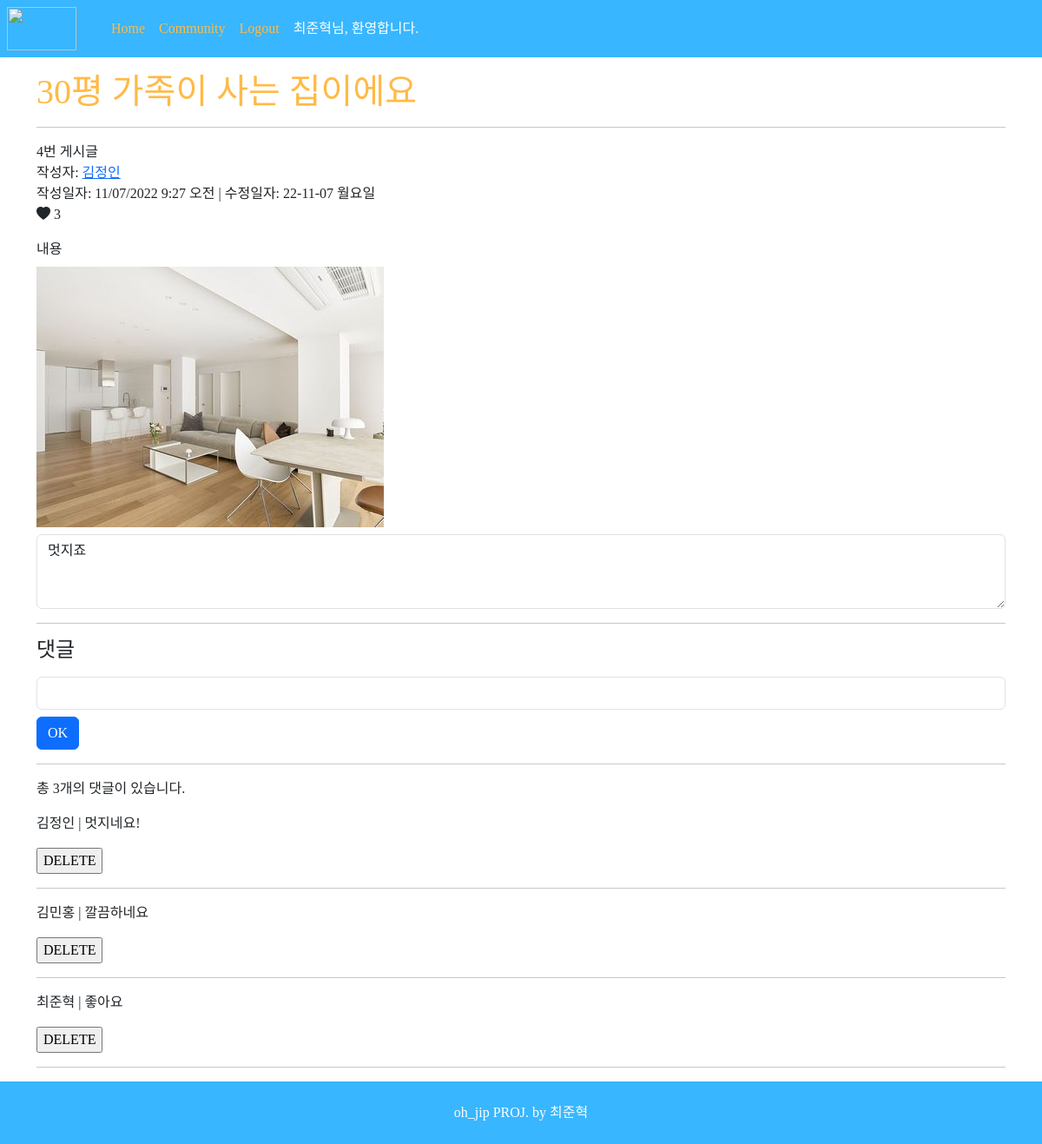
The app's page /detail/4 (signed in) with its own data.
### accounts/models.py (models this page shows, shortened)
class User(AbstractUser):
    followings = models.ManyToManyField('self', symmetrical=False, related_name='followers')

### reviews/models.py (models this page shows)
class Review(models.Model):
    title = models.CharField(max_length=20)
    content = models.TextField(null=False)
    created_at = models.DateTimeField(auto_now_add=True)
    updated_at = models.DateTimeField(auto_now=True)
    image = ProcessedImageField(
        upload_to="images/",
        blank=True,
        processors=[ResizeToFill(400, 300)],
        format="JPEG",
        options={"quality": 80},
    )
    image_thumbnail = ProcessedImageField(
        upload_to="images/",
        blank=True,  # settings.py 원본 ImageField 명
        processors=[Thumbnail(400, 300)],  # 처리할 작업목록
        format="JPEG",  # 최종 저장 포맷
        options={"quality": 80},
    )  # 저장 옵션
    user = models.ForeignKey(
        settings.AUTH_USER_MODEL, on_delete=models.CASCADE, null=True
    )
    like_users = models.ManyToManyField(
        settings.AUTH_USER_MODEL, related_name="like_articles"
    )

class Comment(models.Model):
    content = models.TextField()
    created_at = models.DateTimeField(auto_now_add=True)
    article = models.ForeignKey(Review, on_delete=models.CASCADE)
    user = models.ForeignKey(
        settings.AUTH_USER_MODEL, on_delete=models.CASCADE, null=True
    )

### reviews/views.py (the view)
# urls.py: path('detail/<int:pk>', views.detail, name='detail'),
def detail(request, pk):
    review = get_object_or_404(Review, pk=pk)
    context = {
        'review': review,
        'comment': review.comment_set.all(),
        }
    return render(request, 'reviews/detail.html', context)

### reviews/templates/reviews/detail.html (shortened to what this page needs)
{% extends 'base.html' %}
{% load django_bootstrap5 %}
{% block body %}
  <div class="container mt-3 mb-3">
    <h1 style="color: #FFBA46;">{{ review.title }}</h1>
    <hr>
    <span>{{ review.pk }}번 게시글</span><br>
    <span>작성자:
      <a href="{% url 'accounts:detail' review.user.pk %}">{{ review.user.username }}</a>
    </span><br>
    <span>작성일자:
      {{ review.created_at|date:"SHORT_DATETIME_FORMAT" }}
      | 수정일자:
      {{ review.updated_at|date:"y-m-d D" }}</span><br>
    {% if request.user.is_authenticated %}
      {% if request.user in review.like_users.all %}
        <i id="like-btn" data-article-id="{{ review.pk }}" class="bi bi-heart-fill"></i>
      {% else %}
        <i id="like-btn" data-article-id="{{ review.pk }}" class="bi bi-heart"></i>
      {% endif %}
    {% endif %}
    <span id="like-count">{{ review.like_users.count }}</span>
    <div class="mb-3 mt-3">
      <label for="reviewContent" class="form-label">내용</label><br>
      {% if review.image %}
        <img class="mb-2" src="{{ review.image.url }}" alt="{{ review.image }}" width="400" height="300">
      {% endif %}
      <textarea name='content' class="form-control" id="reviewContent" rows="3" readonly="readonly">{{ review.content }}
      </textarea>
    </div>
    <hr>
    <h4 class="my-3">댓글</h4>
    {% if request.user.is_authenticated %}
    <form id="comment-form" data-article-id="{{ review.pk }}" >
      <div class="mb-2">
        <input name='content' class="form-control" id="comment_form" rows="3"></input>
      </div>
      {% bootstrap_button button_type="submit" content="OK" %}
    </form>
    {% endif %}
    <hr>
    <p>총 {{ comment.count }}개의 댓글이 있습니다.</p>
    <div id="comments">
      {% for comment in comment %}
        <p>{{ comment.user.username }} | {{ comment.content }}</p>
        <form action="{% url 'reviews:comment_delete' review.pk comment.pk %}" method="POST">
          <input type="submit" value="DELETE">
        </form>
        <hr>
        {% empty %}
        <p>댓글이 없어요 ㅠ_ㅠ</p>
      {% endfor %}
    </div>
  </div>
{% endblock %}

### reviewpjt/templates/base.html (shortened to what this page needs)
{% load django_bootstrap5 %}
{% load static %}
<!DOCTYPE html>
<html lang="ko">
  <head>
    {% bootstrap_css %}
    {% block css %}
      <link rel="stylesheet" href="{% static 'css/movie.css' %}">
      <link rel="stylesheet" href="https://cdn.jsdelivr.net/npm/bootstrap-icons@1.9.1/font/bootstrap-icons.css">
      {% endblock css %}
  </head>
  <body>
    <nav class="navbar navbar-expand-lg" style="background-color:#38b6ff;">
      <div class="nav mx-1">
        <a href="{% url 'reviews:index' %}"><img class="nav-logo mx-1" src="https://user-images.githubusercontent.com/75712723/200228137-aa504fc6-dc6d-415c-a061-7881e3704bad.png"/></a>
      </div>
      <div class="collapse navbar-collapse" id="navbarSupportedContent">
        <ul class="navbar-nav mb-2 mx-3 mb-lg-0 ms-lg-4 align-items-end">
          <li class="nav-item">
            <a class="menu nav-link active" href="{% url 'reviews:index' %}" style="color: #FFBA46;">Home</a>
          </li>
          <li class="nav-item">
            <a class="nav-link" href="{% url 'reviews:community' %}" style="color: #FFBA46;">Community</a>
          </li>
          {% if request.user.is_authenticated %}
            <li class="nav-item">
              <a class="nav-link" href="{% url 'accounts:logout' %}" style="color: #FFBA46;">Logout</a>
            </li>
            <li class="nav-item">
              <a class="nav-link" style="color:white;" href="{% url 'accounts:detail' user.pk %}" style="color: #FFBA46;">{{ request.user }}님, 환영합니다.</a>
            </li>
          {% endif %}
        </ul>
      </div>
    </nav>
    {% block body %}{% endblock body %}
    <footer class="py-4 css-2iocjw bottom-0" style="background-color:#38b6ff;">
      <div class="container px-4 px-lg-5">
        <p class="m-0 text-center text-white">oh_jip PROJ. by 최준혁</p>
      </div>
    </footer>
  </body>
</html>

### reviews/static/css/movie.css (style rules this page uses)
* { font-family: 'NetflixSans'; }

### reviewpjt/templates/base.html (style rules this page uses)
* { font-family: 'NetflixSans'; }
.nav-logo { width: 5rem; object-fit: cover; height: 50px; }
a { text-decoration: none; color: inherit; }

### records on screen
User: user "최준혁"
Review: title "30평 가족이 사는 집이에요", pk "4", user.username "김정인", created_at "11/07/2022 9:27 오전", updated_at "22-11-07 월요일", like_users.count "3", image (picture), content "멋지죠", count "3"
Comment: user.username "김정인", content "멋지네요!"
Comment: user.username "김민홍", content "깔끔하네요"
Comment: user.username "최준혁", content "좋아요"
